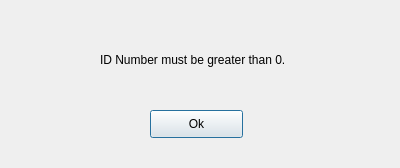
<?xml version="1.0" encoding="UTF-8"?>
<ui version="4.0">
 <class>invalidID</class>
 <widget class="QDialog" name="invalidID">
  <property name="geometry">
   <rect>
    <x>0</x>
    <y>0</y>
    <width>400</width>
    <height>168</height>
   </rect>
  </property>
  <property name="windowTitle">
   <string>Dialog</string>
  </property>
  <widget class="QPushButton" name="pushButton">
   <property name="geometry">
    <rect>
     <x>150</x>
     <y>110</y>
     <width>93</width>
     <height>28</height>
    </rect>
   </property>
   <property name="text">
    <string>Ok</string>
   </property>
  </widget>
  <widget class="QLabel" name="label">
   <property name="geometry">
    <rect>
     <x>100</x>
     <y>50</y>
     <width>201</width>
     <height>20</height>
    </rect>
   </property>
   <property name="text">
    <string>ID Number must be greater than 0.</string>
   </property>
  </widget>
 </widget>
 <resources/>
 <connections/>
</ui>
